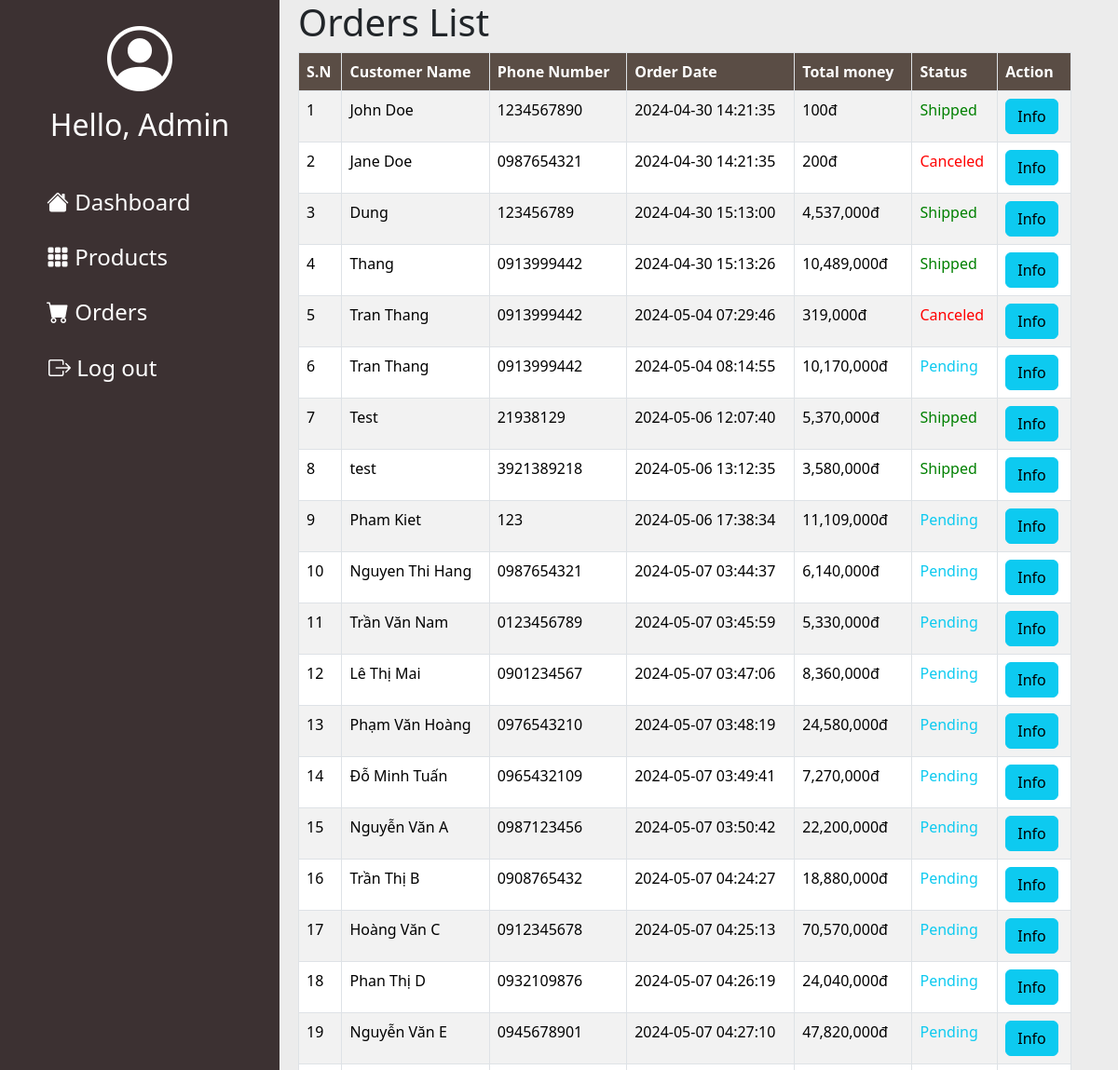
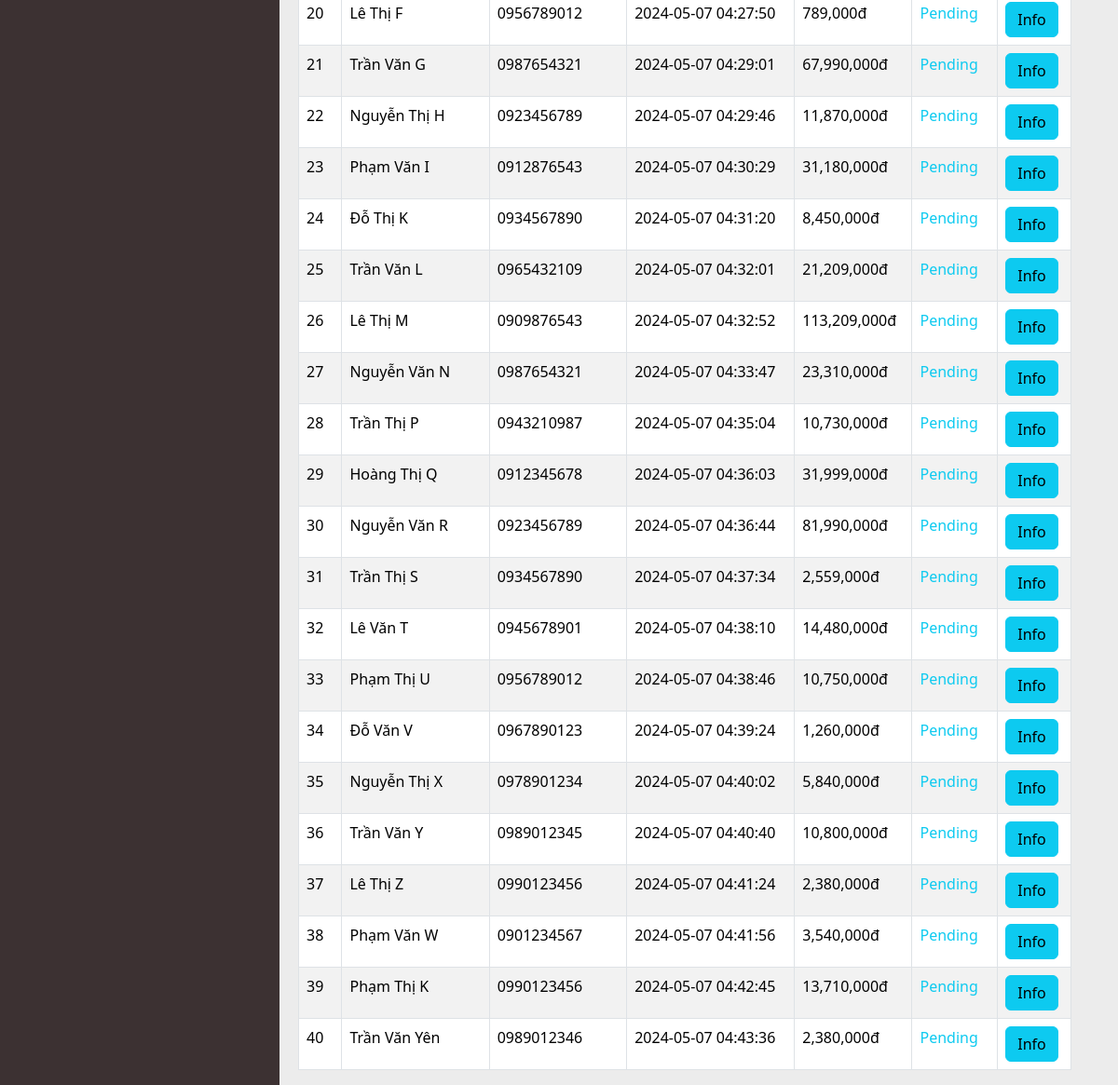
Screenshot of /AdPages/pages/orders.php (signed in) with the database file from the repository (2 pictures, top to bottom).
### tables this page shows
CREATE TABLE `orders` (
  `id` int(11) NOT NULL,
  `user_id` int(11) NOT NULL,
  `full_name` varchar(50) NOT NULL,
  `email` varchar(50) NOT NULL,
  `phone_number` varchar(10) NOT NULL,
  `address` varchar(50) NOT NULL,
  `note` text DEFAULT NULL,
  `order_date` datetime NOT NULL,
  `status` varchar(50) NOT NULL,
  `total_money` int(11) NOT NULL
);

### AdPages/pages/orders.php (the view, shortened to what this page needs)
<?php
    include "../components/db.php";
?>
<!DOCTYPE html>
<html lang="en">
    <head>
        <link href="https://cdn.jsdelivr.net/npm/bootstrap@5.3.3/dist/css/bootstrap.min.css" rel="stylesheet">
        <link rel="stylesheet" href="https://cdn.jsdelivr.net/npm/bootstrap-icons@1.11.3/font/bootstrap-icons.min.css">
        <link rel="stylesheet" href="../style/admin.css">
    </head>
    <body>
        <div class="main-container">
            <?php include "../components/leftMain.php" ?>
            <div class="right-main">
            <div style="margin-right: 50px;">
                <h1>Orders List </h1>
                <table class="table table-striped table-bordered">
                    <thead>
                        <tr>
                        <th scope="col">S.N</th>
                        <th scope="col">Customer Name</th>
                        <th scope="col">Phone Number</th>
                        <th scope="col">Order Date</th>
                        <th scope="col">Total money</th>
                        <th scope="col">Status</th>
                        <th scope="col">Action</th>
                        </tr>
                    </thead>
                    <tbody>
                    <?php
                        $query = "SELECT * FROM orders";
                        $result = mysqli_query($link, $query);
                        $no = 0;
                        while (mysqli_num_rows($result) > 0 && $row = mysqli_fetch_assoc($result)){
                            $no++;
                            echo '
                                <tr>
                                    <td>'.$no.'</td>
                                    <td>'.$row['full_name'].'</td>
                                    <td>'.$row['phone_number'].'</td>
                                    <td>'.$row['order_date'].'</td>
                                    <td>'.number_format($row['total_money']).'đ</td>
                            ';
                            if ($row['status'] == 'Shipped'){
                                echo' <td style="color: green">'.$row['status'].'</td> ';
                            }
                            else if ($row['status'] == 'Pending'){
                                echo' <td style="color: #0DCAF0">'.$row['status'].'</td> ';
                            }
                            else if ($row['status'] == 'Processing'){
                                echo' <td style="color: #0C6EFD">'.$row['status'].'</td> ';
                            }
                            else{
                                echo' <td style="color: red">'.$row['status'].'</td> ';
                            }
                            echo '
                                    <td>
                                        <a type="button" class="btn btn-info"  href="detail.php?id='.$row['id'].'">Info</button>
                                    </td>
                                </tr>
                            ';
                        }
                    ?>
                    </tbody>
                </table>
            </div>
            </div>
        </div>
    </body>
</html>

### AdPages/components/leftMain.php (shortened to what this page needs)
<div class="left-main">
    <i class="bi bi-person-circle" style="font-size: 70px;"></i>
    <h2>Hello, Admin</h2>
    <form method="post">
    <div class="feat-list">
        <a type="button" href="./dash.php">
            <i class="bi bi-house-fill h4"><span class="icon-text"> Dashboard </span></i>
        </a>
        <a type="button" href="./products.php">
            <i class="bi bi-grid-3x3-gap-fill h4"><span class="icon-text"> Products </span></i>
        </a>
        <a type="button" href="./orders.php">
            <i class="bi bi-cart-fill h4"><span class="icon-text"> Orders </span></i>
        </a>
        <button type="submit" name="submitLogout">
            <i class="bi bi-box-arrow-right h4"><span class="icon-text"> Log out </span></i>
        </button>
    </div>
    </form>
</div>

### AdPages/style/admin.css (style rules this page uses)
* { margin: 0 }
.main-container { display: grid; grid-template-columns: 300px 1fr; background-color: #ECECEC; }
.left-main { grid-column: 1 / 2; height: 100vh; background-color: #3C3132; text-align: center; padding-top: 10px; }
.left-main * { color: white; }
.right-main { grid-column: 2 / 3; padding-left: 20px; height: 100vh; overflow: auto; }
.feat-list { margin-top: 50px; }
.feat-list > * { display: block; margin-bottom: 30px; background-color: transparent; background-repeat: no-repeat; border: none; }
.feat-list a { text-decoration: none; text-align: start; margin-left: 50px; }
.feat-list button { margin-left: 46px; }
.icon-text { font-size:x-large; font-style: normal; }
.right-main th { background-color: #5A4D45; color: white; }

### rows the page displays
orders: full_name "John Doe", phone_number "1234567890", order_date "2024-04-30 14:21:35", total_money "100", status "Shipped"
orders: full_name "Jane Doe", phone_number "0987654321", order_date "2024-04-30 14:21:35", total_money "200", status "Canceled"
orders: full_name "Dung", phone_number "123456789", order_date "2024-04-30 15:13:00", total_money "4,537,000", status "Shipped"
orders: full_name "Thang", phone_number "0913999442", order_date "2024-04-30 15:13:26", total_money "10,489,000", status "Shipped"
orders: full_name "Tran Thang", phone_number "0913999442", order_date "2024-05-04 07:29:46", total_money "319,000", status "Canceled"
orders: full_name "Tran Thang", phone_number "0913999442", order_date "2024-05-04 08:14:55", total_money "10,170,000", status "Pending"
orders: full_name "Test", phone_number "21938129", order_date "2024-05-06 12:07:40", total_money "5,370,000", status "Shipped"
orders: full_name "test", phone_number "3921389218", order_date "2024-05-06 13:12:35", total_money "3,580,000", status "Shipped"
orders: full_name "Pham Kiet", phone_number "123", order_date "2024-05-06 17:38:34", total_money "11,109,000", status "Pending"
orders: full_name "Nguyen Thi Hang", phone_number "0987654321", order_date "2024-05-07 03:44:37", total_money "6,140,000", status "Pending"
orders: full_name "Trần Văn Nam", phone_number "0123456789", order_date "2024-05-07 03:45:59", total_money "5,330,000", status "Pending"
orders: full_name "Lê Thị Mai", phone_number "0901234567", order_date "2024-05-07 03:47:06", total_money "8,360,000", status "Pending"
orders: full_name "Phạm Văn Hoàng", phone_number "0976543210", order_date "2024-05-07 03:48:19", total_money "24,580,000", status "Pending"
orders: full_name "Đỗ Minh Tuấn", phone_number "0965432109", order_date "2024-05-07 03:49:41", total_money "7,270,000", status "Pending"
orders: full_name "Nguyễn Văn A", phone_number "0987123456", order_date "2024-05-07 03:50:42", total_money "22,200,000", status "Pending"
orders: full_name "Trần Thị B", phone_number "0908765432", order_date "2024-05-07 04:24:27", total_money "18,880,000", status "Pending"
orders: full_name "Hoàng Văn C", phone_number "0912345678", order_date "2024-05-07 04:25:13", total_money "70,570,000", status "Pending"
orders: full_name "Phan Thị D", phone_number "0932109876", order_date "2024-05-07 04:26:19", total_money "24,040,000", status "Pending"
orders: full_name "Nguyễn Văn E", phone_number "0945678901", order_date "2024-05-07 04:27:10", total_money "47,820,000", status "Pending"
orders: full_name "Lê Thị F", phone_number "0956789012", order_date "2024-05-07 04:27:50", total_money "789,000", status "Pending"
orders: full_name "Trần Văn G", phone_number "0987654321", order_date "2024-05-07 04:29:01", total_money "67,990,000", status "Pending"
orders: full_name "Nguyễn Thị H", phone_number "0923456789", order_date "2024-05-07 04:29:46", total_money "11,870,000", status "Pending"
orders: full_name "Phạm Văn I", phone_number "0912876543", order_date "2024-05-07 04:30:29", total_money "31,180,000", status "Pending"
orders: full_name "Đỗ Thị K", phone_number "0934567890", order_date "2024-05-07 04:31:20", total_money "8,450,000", status "Pending"
orders: full_name "Trần Văn L", phone_number "0965432109", order_date "2024-05-07 04:32:01", total_money "21,209,000", status "Pending"
orders: full_name "Lê Thị M", phone_number "0909876543", order_date "2024-05-07 04:32:52", total_money "113,209,000", status "Pending"
orders: full_name "Nguyễn Văn N", phone_number "0987654321", order_date "2024-05-07 04:33:47", total_money "23,310,000", status "Pending"
orders: full_name "Trần Thị P", phone_number "0943210987", order_date "2024-05-07 04:35:04", total_money "10,730,000", status "Pending"
orders: full_name "Hoàng Thị Q", phone_number "0912345678", order_date "2024-05-07 04:36:03", total_money "31,999,000", status "Pending"
orders: full_name "Nguyễn Văn R", phone_number "0923456789", order_date "2024-05-07 04:36:44", total_money "81,990,000", status "Pending"
orders: full_name "Trần Thị S", phone_number "0934567890", order_date "2024-05-07 04:37:34", total_money "2,559,000", status "Pending"
orders: full_name "Lê Văn T", phone_number "0945678901", order_date "2024-05-07 04:38:10", total_money "14,480,000", status "Pending"
orders: full_name "Phạm Thị U", phone_number "0956789012", order_date "2024-05-07 04:38:46", total_money "10,750,000", status "Pending"
orders: full_name "Đỗ Văn V", phone_number "0967890123", order_date "2024-05-07 04:39:24", total_money "1,260,000", status "Pending"
orders: full_name "Nguyễn Thị X", phone_number "0978901234", order_date "2024-05-07 04:40:02", total_money "5,840,000", status "Pending"
orders: full_name "Trần Văn Y", phone_number "0989012345", order_date "2024-05-07 04:40:40", total_money "10,800,000", status "Pending"
orders: full_name "Lê Thị Z", phone_number "0990123456", order_date "2024-05-07 04:41:24", total_money "2,380,000", status "Pending"
orders: full_name "Phạm Văn W", phone_number "0901234567", order_date "2024-05-07 04:41:56", total_money "3,540,000", status "Pending"
orders: full_name "Phạm Thị K", phone_number "0990123456", order_date "2024-05-07 04:42:45", total_money "13,710,000", status "Pending"
orders: full_name "Trần Văn Yên", phone_number "0989012346", order_date "2024-05-07 04:43:36", total_money "2,380,000", status "Pending"
